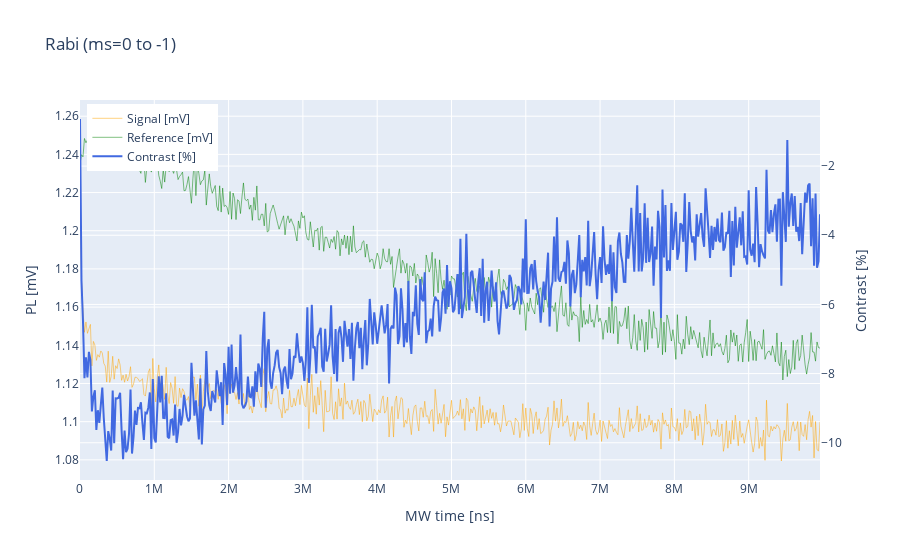

Notebook cell for this chart:
### Code cell
import plotly.graph_objects as go

# Plot range
idxstart = 1
idxend = len(mw_dur)

# Create plotly figure with two y-axes
fig = go.Figure()

# Signal and Reference on the first y-axis
fig.add_trace(go.Scatter(x=mw_dur[idxstart:idxend], 
                         y=signal_av[idxstart:idxend] * 1E3, 
                         mode='lines', 
                         name='Signal [mV]', 
                         line=dict(color='orange', width=0.5)))

fig.add_trace(go.Scatter(x=mw_dur[idxstart:idxend], 
                         y=background_av[idxstart:idxend] * 1E3, 
                         mode='lines', 
                         name='Reference [mV]', 
                         line=dict(color='green', width=0.5)))

# Contrast on the second y-axis
fig.add_trace(go.Scatter(x=mw_dur[idxstart:idxend], 
                         y=contrast[idxstart:idxend] * 100.0, 
                         mode='lines', 
                         name='Contrast [%]', 
                         yaxis="y2",
                         line=dict(color='royalblue', width=2)))

# Update layout to add a second y-axis
fig.update_layout(
    title="Rabi (ms=0 to -1)",
    xaxis_title="MW time [ns]",
    yaxis_title="PL [mV]",
    yaxis2=dict(title="Contrast [%]", overlaying="y", side="right"),
    legend=dict(x=0.01, y=0.99)
)

# Show plot
fig.show()

### Figure 1 — Plotly figure (JSON) as saved in the notebook; plotly's stock layout.template omitted (floating-point values rounded to 4 significant figures; data arrays with more than 128 entries replaced by an {"elided": "..."} marker saying what was removed)
{"data": [{"line": {"color": "orange", "width": 0.5}, "mode": "lines", "name": "Signal [mV]", "type": "scatter", "x": {"elided": "499 int values"}, "y": {"elided": "499 float values"}}, {"line": {"color": "green", "width": 0.5}, "mode": "lines", "name": "Reference [mV]", "type": "scatter", "x": {"elided": "499 int values"}, "y": {"elided": "499 float values"}}, {"line": {"color": "royalblue", "width": 2}, "mode": "lines", "name": "Contrast [%]", "type": "scatter", "x": {"elided": "499 int values"}, "y": {"elided": "499 float values"}, "yaxis": "y2"}], "layout": {"legend": {"x": 0.01, "y": 0.99}, "title": {"text": "Rabi (ms=0 to -1)"}, "xaxis": {"title": {"text": "MW time [ns]"}}, "yaxis": {"title": {"text": "PL [mV]"}}, "yaxis2": {"overlaying": "y", "side": "right", "title": {"text": "Contrast [%]"}}}}
